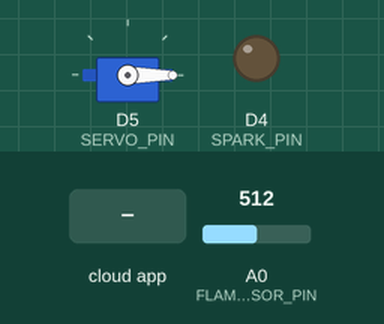
A sketch run on a simulated ESP8266 (NodeMCU). Shown: servo, output pins drawn as LEDs (lit = HIGH). The test bench sets the inputs (shaded band); at power-on: A0 (FLAME_SENSOR_PIN) = 512. WiFi joins after 1.5 s; servers stay silent unless stated; the Firebase database answers and starts empty; what the sketch prints to the serial monitor is not drawn.

Above: at 3.5 s.
3.6 s: the phone or cloud app sets isOn to true
At 6.6 s:
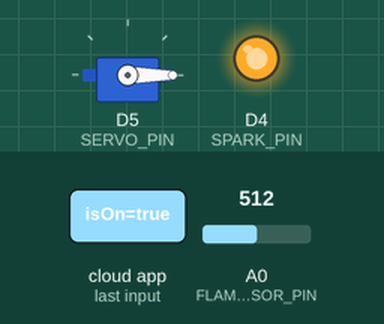
Timing chart, 0 to 11.1 s (numbered marks = the images above; inputs shaded):
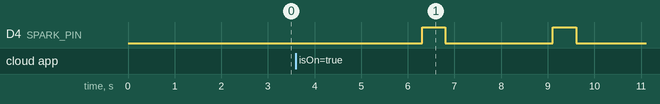

The sketch:

finalfinalfinalCodestr.ino
```cpp
#include <ESP8266WiFi.h>
#include <ESP8266Firebase.h>
#include <Servo.h>

// =====================
// WiFi & Firebase
// =====================
#define _SSID         "TharaRedmi12"
#define _PASSWORD     "tharavindi"
#define REFERENCE_URL "url"

const String USER_ID = "....";

Firebase firebase(REFERENCE_URL);

// =====================
// Hardware
// =====================
#define SERVO_PIN        D5
#define SPARK_PIN        D4        // HIGH VOLTAGE SPARK PIN
#define FLAME_SENSOR_PIN A0        // Analog flame sensor

Servo gasServo;

// Firebase paths
String flameLevelPath   = "users/" + USER_ID + "/cooker_control/flameLevel";
String isOnPath         = "users/" + USER_ID + "/cooker_control/isOn";

// NEW: flame status paths for Flutter card
String flameDetectedPath = "users/" + USER_ID + "/cooker_control/flameDetected";
String flameStatusPath   = "users/" + USER_ID + "/cooker_control/flameStatus";

// state tracking
bool lastIsOn = false;


const int FLAME_THRESHOLD = 500;

// =====================
// Convert Firebase weird strings to bool
// =====================
bool parseIsOn(String raw) {
  raw.trim();
  raw.toLowerCase();

  if (raw == "true" || raw == "1") return true;
  if (raw == "false" || raw == "0") return false;

  // library truncation handling
  if (raw.indexOf("ru") >= 0) return true;   // "ru" from true
  if (raw.indexOf("al") >= 0) return false;  // "als" from false

  return false;
}

// =====================
// Get Servo Angle
// =====================
int getServoAngle(String level) {
  if (level == "High")   return 100;
  if (level == "Medium") return 50;
  return 0;
}

// =====================
// Flame detection
// =====================
bool isFlameDetected() {
  int value = analogRead(FLAME_SENSOR_PIN);
  Serial.print("[FLAME] Sensor value = ");
  Serial.println(value);

  // For YOUR sensor: 616 (no flame) should be treated as NO.
  // So we consider flame detected when the value is LOWER than threshold.
  bool detected = (value < FLAME_THRESHOLD);

  Serial.print("[FLAME] Detected? ");
  Serial.println(detected ? "YES" : "NO");

  return detected;
}

// small helper to update status fields
void setFlameStatus(bool detected, const String &msg) {
  firebase.setString(flameDetectedPath, detected ? "true" : "false");
  firebase.setString(flameStatusPath,   msg);
}

// =====================
// Setup
// =====================
void setup() {
  Serial.begin(115200);
  delay(500);
  Serial.println();
  Serial.println("=== Gas Cooker Controller ===");

  gasServo.attach(SERVO_PIN, 500, 2500);
  gasServo.write(0);

  pinMode(SPARK_PIN, OUTPUT);
  digitalWrite(SPARK_PIN, LOW);

  pinMode(FLAME_SENSOR_PIN, INPUT);

  // WIFI
  WiFi.begin(_SSID, _PASSWORD);
  Serial.print("Connecting to WiFi");
  while (WiFi.status() != WL_CONNECTED) {
    Serial.print(".");
    delay(500);
  }
  Serial.println("\nConnected!");
  Serial.print("IP: ");
  Serial.println(WiFi.localIP());

  // initial status (no cooking, no flame)
  setFlameStatus(false, "Stop Cooking. No flame.");
}

// =====================
// Loop
// =====================
void loop() {

  // ===== READ isOn =====
  String raw = firebase.getString(isOnPath);
  bool isOn = parseIsOn(raw);

  Serial.print("isOn = ");
  Serial.println(isOn ? "TRUE" : "FALSE");

  // Detect transition: OFF -> ON
  bool justTurnedOn = (isOn && !lastIsOn);

  // ===== If OFF: move servo to 0, no sparks =====
  if (!isOn) {
    gasServo.write(0);
    digitalWrite(SPARK_PIN, LOW);
    lastIsOn = false;

    // update flame status when cooker is off
    setFlameStatus(false, "Cooking stopped. No flame.");

    delay(400);
    return;
  }

  // ===== If ON: read flame level and move servo =====
  String flameLevel = firebase.getString(flameLevelPath);
  flameLevel.trim();
  Serial.print("flameLevel = ");
  Serial.println(flameLevel);

  int targetAngle = getServoAngle(flameLevel);
  Serial.print("Servo angle -> ");
  Serial.println(targetAngle);
  gasServo.write(targetAngle);

  // ===== SPARK ONLY WHEN isOn becomes TRUE =====
  if (justTurnedOn) {
    Serial.println("🔥 isOn became TRUE -> Spark sequence starting...");

    delay(2000);  // wait 2 seconds before first spark

    // ---- First spark ----
    Serial.println("🔥 SPARK 1 (1.5s)");
    digitalWrite(SPARK_PIN, HIGH);
    delay(500);
    digitalWrite(SPARK_PIN, LOW);
    Serial.println("🔥 Spark 1 OFF");

    // Check flame
    bool flame = isFlameDetected();

    if (flame) {
      // ✅ flame detected after first spark
      setFlameStatus(true, "flame is detect.continue cooking.");
    } else {
      // ❌ no flame yet
      setFlameStatus(false, "No flame detected. Trying again.");
    }

    // ---- If still no flame, wait 2s and spark again ----
    if (!flame) {
      Serial.println("❌ No flame after first spark -> waiting 2s for second spark");
      delay(2000);

      Serial.println("🔥 SPARK 2 (0.5s)");
      digitalWrite(SPARK_PIN, HIGH);
      delay(500);
      digitalWrite(SPARK_PIN, LOW);
      Serial.println("🔥 Spark 2 OFF");

      // Re-check flame
      flame = isFlameDetected();
      if (flame) {
        setFlameStatus(true, "flame is detect.continue cooking.");
      } else {
        setFlameStatus(false, "No flame detected. Please check gas supply.");
        Serial.println("⚠️ Still no flame after second spark (no auto shutdown in this version).");
      }
    }
  } else {
    // Cooker already ON: periodically refresh flame status for UI
    bool flame = isFlameDetected();
    if (flame) {
      setFlameStatus(true, "flame is detect.continue cooking.");
    } else {
      setFlameStatus(false, "No flame detected while cooking.");
    }
  }

  lastIsOn = isOn;

  delay(400);
}
```

Measured:
- after the input at 3.6 s, D4 (SPARK_PIN): alternates HIGH for 0.50 s and LOW for 2.3 s, starting after 2.7 s
